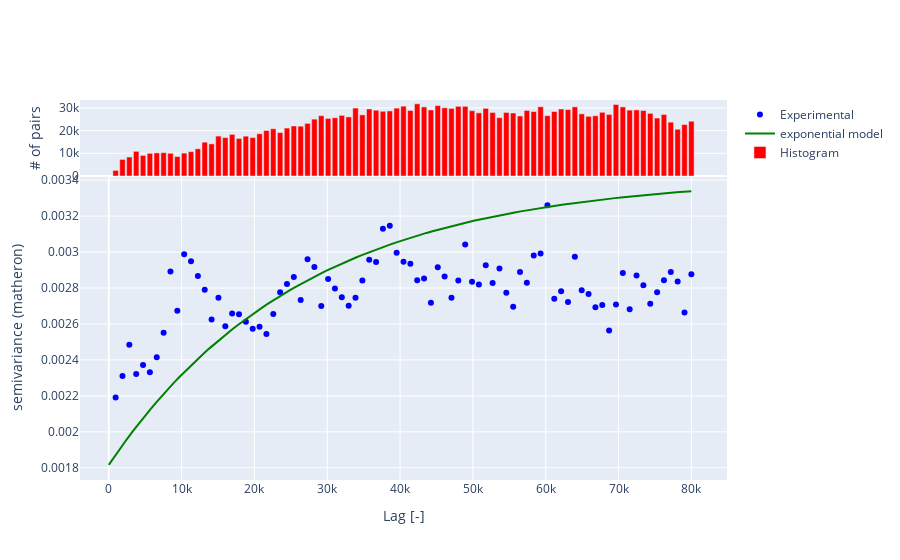

This figure's notebook cell:
### Code cell
# to have nicer plots, we switch to plotly backend
plotting.backend('plotly')

# Assuming 'df' is your DataFrame and it contains 'X', 'Y', and 'SweetSpotMetric' columns
V = Variogram(
    coordinates=list(zip(df['Easting'], df['Northing'])), 
    values=df['SweetSpotMetric'],
    normalize=False,
    model="exponential",
    use_nugget=True,
    nugget=0.002,
    n_lags=85,
    maxlag=80000
)
fig = V.plot()
